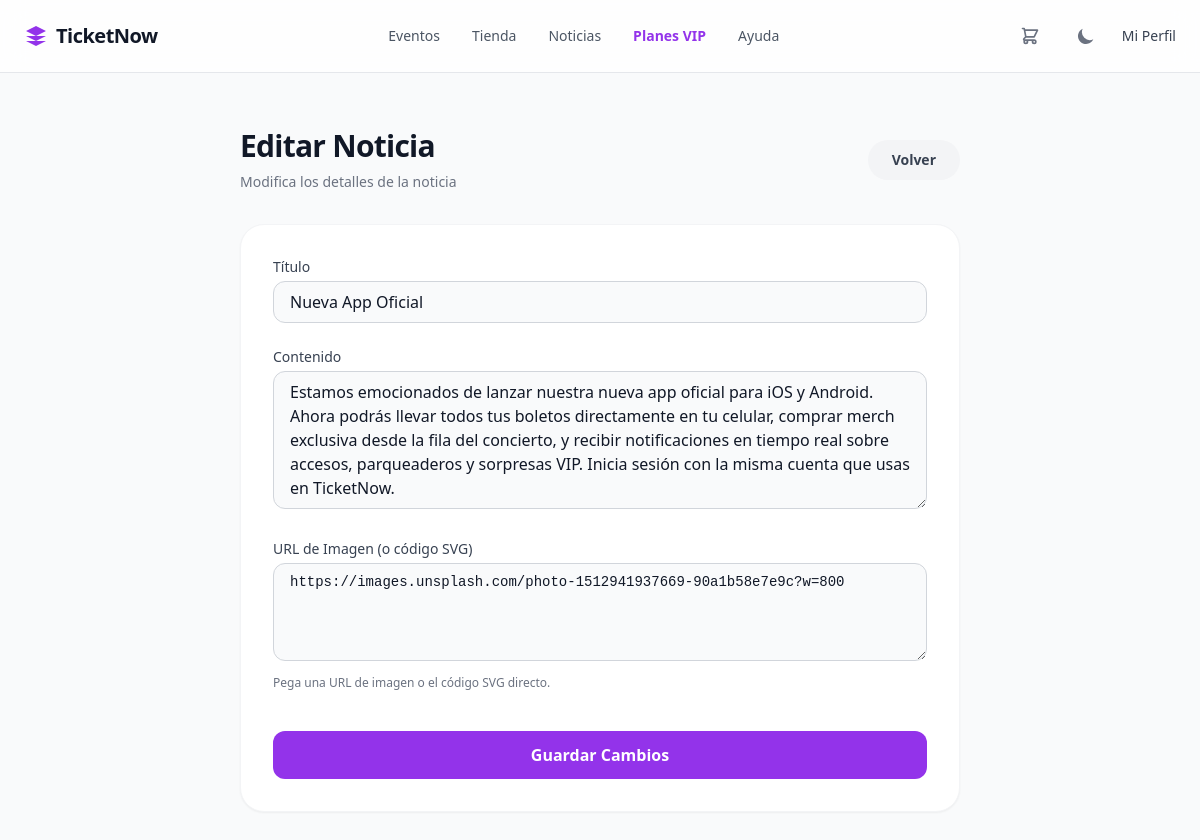
The page /admin/noticia/editar/2 (signed in) on the database its author committed.
### models.py (models this page shows)
class Noticia(db.Model):
    __tablename__ = 'Noticia'
    id = db.Column(db.Integer, primary_key=True, autoincrement=True)
    titulo = db.Column(db.String(255), nullable=False)
    resumen = db.Column(db.String(255), nullable=True)
    contenido = db.Column(db.Text, nullable=False)
    imagenUrl = db.Column(db.String(255), nullable=True)
    activo = db.Column(db.Boolean, default=True)
    fechaPub = db.Column(db.DateTime, default=datetime.utcnow)

### app.py (the view, shortened to what this page needs)
@app.route('/admin/noticia/editar/<int:id>', methods=['GET', 'POST'])
def editar_noticia(id):
    user = get_current_user()
    if not user or user.rol != 'admin': return redirect(url_for('index'))
    n = Noticia.query.get_or_404(id)
    return render_template('admin/editar_noticia.html', usuario=user, noticia=n)

### app.py (called while the page is built)
def get_current_user():
    if 'userId' in session:
        return Usuario.query.get(session['userId'])
    return None

### templates/admin/editar_noticia.html (shortened to what this page needs)
{% extends 'base.html' %}
{% block content %}
<main class="pt-32 pb-20 min-h-screen bg-gray-50 dark:bg-[#0a0a0e] transition-colors duration-300">
    <div class="px-6 mx-auto max-w-3xl">
        <div class="flex items-center justify-between mb-8">
            <div>
                <h1 class="text-3xl font-extrabold tracking-tight text-gray-900 dark:text-white">Editar Noticia</h1>
                <p class="mt-2 text-sm text-gray-500 dark:text-gray-400">Modifica los detalles de la noticia</p>
            </div>
            <a href="{{ url_for('admin_noticias') }}" class="px-6 py-2.5 text-sm font-bold text-gray-700 bg-gray-100 rounded-full hover:bg-gray-200 dark:bg-white/10 dark:text-white dark:hover:bg-white/20 transition-all">
                Volver
            </a>
        </div>
        <div class="p-8 bg-white border shadow-sm dark:bg-[#12121a] rounded-3xl dark:border-white/10 border-gray-100">
            <form action="{{ url_for('editar_noticia', id=noticia.id) }}" method="POST" class="space-y-6">
                <div>
                    <label class="block mb-1 text-sm font-medium text-gray-700 dark:text-gray-300">Título</label>
                    <input type="text" name="titulo" value="{{ noticia.titulo }}" required class="w-full px-4 py-2 text-gray-900 bg-gray-50 border border-gray-300 rounded-xl dark:bg-[#1a1a24] dark:border-white/10 dark:text-white focus:ring-2 focus:ring-purple-500 focus:outline-none">
                </div>
                <div>
                    <label class="block mb-1 text-sm font-medium text-gray-700 dark:text-gray-300">Contenido</label>
                    <textarea name="contenido" required rows="5" class="w-full px-4 py-2 text-gray-900 bg-gray-50 border border-gray-300 rounded-xl dark:bg-[#1a1a24] dark:border-white/10 dark:text-white focus:ring-2 focus:ring-purple-500 focus:outline-none">{{ noticia.contenido }}</textarea>
                </div>
                <div>
                    <label class="block mb-1 text-sm font-medium text-gray-700 dark:text-gray-300">URL de Imagen (o código SVG)</label>
                    <textarea name="imagenUrl" rows="4" class="w-full px-4 py-2 font-mono text-sm text-gray-900 bg-gray-50 border border-gray-300 rounded-xl dark:bg-[#1a1a24] dark:border-white/10 dark:text-white focus:ring-2 focus:ring-purple-500 focus:outline-none">{{ noticia.imagenUrl or '' }}</textarea>
                    <p class="mt-2 text-xs text-gray-500 dark:text-gray-400">Pega una URL de imagen o el código SVG directo.</p>
                </div>
                <div class="pt-4">
                    <button type="submit" class="w-full px-6 py-3 font-bold text-white transition bg-purple-600 rounded-xl hover:bg-purple-700">Guardar Cambios</button>
                </div>
            </form>
        </div>
    </div>
</main>
{% endblock %}

### templates/base.html (style rules this page uses)
html, body { margin: 0; width: 100%; height: 100%; }

### rows shown on the page
Noticia: titulo "Nueva App Oficial", contenido "Estamos emocionados de lanzar nuestra nueva app oficial para iOS y Android. Ahora podrás llevar todos tus boletos directamente en tu celular, comprar merch exclusiva desde la fila del concierto, y recibir notificaciones en tiempo real sobre accesos, parqueaderos y sorpresas VIP. Inicia sesión con la misma cuenta que usas en TicketNow.", imagenUrl "https://images.unsplash.com/photo-1512941937669-90a1b58e7e9c?w=800"
